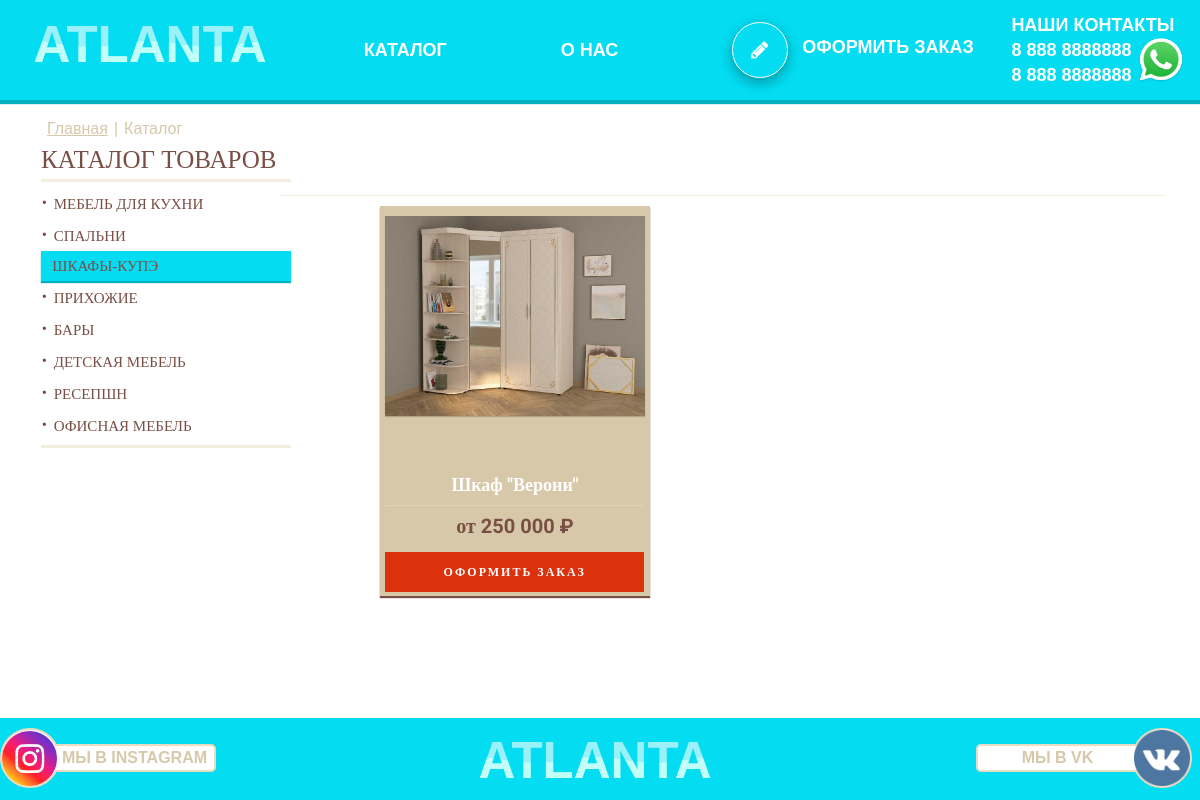
The page /category/shkafy-kupe/ on the database its author committed.
### order/models.py (models this page shows, shortened)
class NewCategoryOrder(models.Model):
    cat_order_title = models.CharField(max_length=200, verbose_name='Название категории')
    cat_order_fk = models.ForeignKey('NewCategory', on_delete=models.PROTECT)
    slug = models.SlugField(max_length=200, unique=True, db_index=True, verbose_name='URL')
    def __str__(self):
        return self.cat_order_title
    def get_absolute_url(self):
        return reverse('category', kwargs={'cat_slug': self.slug})
    class Meta:
        verbose_name = "подкатегорию"
        verbose_name_plural = "подкатегории"

class OrderNew(models.Model):
    order_main_img = models.ImageField(upload_to='car_img_order/%Y/%m/%d/', verbose_name='Главная картинка')
    order_main_img_mini = models.ImageField(upload_to='car_img_order/%Y/%m/%d/', verbose_name='Картинка брэнда',
                                            null=True, blank=True)
    slug = models.SlugField(max_length=200, unique=True, db_index=True, verbose_name='URL')
    order_main_title = models.CharField(max_length=250, verbose_name='Название товара')
    order_dop_title1 = models.CharField(max_length=400, verbose_name='Доп-характеристика№1', blank=True)
    order_dop_title2 = models.CharField(max_length=400, verbose_name='Значение доп-характеристики№1', blank=True)
    order_dop_title3 = models.CharField(max_length=400, verbose_name='Доп-характеристика2', blank=True)
    order_dop_title4 = models.CharField(max_length=400, verbose_name='Значение доп-характеристики№2', blank=True)
    order_dop_title5 = models.CharField(max_length=400, verbose_name='Доп-характеристика3', blank=True)
    order_dop_title6 = models.CharField(max_length=400, verbose_name='Значение доп-характеристики№3', blank=True)
    order_img_2 = models.ImageField(upload_to='car_img_order/%Y/%m/%d/', verbose_name='Вторая картинка',
                                    null=True, blank=True)
    order_img_3 = models.ImageField(upload_to='car_img_order/%Y/%m/%d/', verbose_name='Третья картинка',
                                    null=True, blank=True)
    order_img_4 = models.ImageField(upload_to='car_img_order/%Y/%m/%d/', verbose_name='Четвёртая картинка',
                                    null=True, blank=True)
    order_img_5 = models.ImageField(upload_to='car_img_order/%Y/%m/%d/', verbose_name='Пятая картинка',
                                    null=True, blank=True)
    order_img_6 = models.ImageField(upload_to='car_img_order/%Y/%m/%d/', verbose_name='Шестая картинка',
                                    null=True, blank=True
                                    )
    cat = models.ForeignKey('NewCategoryOrder', on_delete=models.PROTECT, verbose_name='Категория')
    order_price = models.CharField(max_length=50, verbose_name='Цена товара')
    order_text = models.TextField(verbose_name='Описание')
    order_maim_date_add = models.DateTimeField(auto_now_add=True, verbose_name='Время создания')
    order_maim_date = models.DateTimeField(auto_now=True, verbose_name='Время изменения')
    order_is_published = models.BooleanField(default=True, verbose_name='Статус Опубликован/Не опубликован')
    def get_absolute_url(self):
        return reverse('category', kwargs={'post_slug': self.slug, 'cat_slug': self.cat.slug})
    class Meta:
        verbose_name = "карточку товара"
        verbose_name_plural = "карточки товара"
        ordering = ['-order_maim_date_add']

### WWT/views.py (the view)
# urls.py: path('category/<slug:cat_slug>/', CatalogCategory.as_view(), name='category'),
class CatalogCategory(ListView):
    paginate_by = 8
    model = OrderNew
    template_name = 'WWT/catalog.html'
    context_object_name = 'ord_new'
    def get_context_data(self, *, object_list=None, **kwargs):
        context = super().get_context_data(**kwargs)
        context['title'] = 'Категория - ' + str(context['ord_new'][0].cat)
        context['cat_selected'] = context['ord_new'][0].cat_id
        context['menu'] = menu
        context['form_product'] = form_product
        return context
    def get_queryset(self):
        return OrderNew.objects.filter(cat__slug=self.kwargs['cat_slug'],
                                       order_is_published=True).select_related(
            'cat')

### WWT/templatetags/blog_tags.py (called while the page is built)
@register.inclusion_tag('WWT/list_category.html')
def ShowCategory(sort=None, cat_selected=0):
    if not sort:
        cats = NewCategoryOrder.objects.all()
    else:
        cats = NewCategoryOrder.objects.order_by(sort)
    print(cats)
    return {'cats': cats, 'cat_selected': cat_selected}

### templates/WWT/catalog.html (shortened to what this page needs)
<!DOCTYPE html>
{% load static %}
{% load blog_tags %}
<html lang="ru">
<head>
    <link rel="stylesheet" href="{% static 'css/style_catalog.css' %}">
</head>
<body>
<div class="wrapper">
    <header class="header">
        <a href="{% url 'home_page' %}" class="header__logo">
            <svg viewbox="0 0 100 20">
                <text text-anchor="middle" x="50" y="15" font-size="17" fill="url(#wave)" fill-opacity="1">
                    ATLANTA
                </text>
                <text text-anchor="middle" x="50" y="15" font-size="17" fill="white"
                      fill-opacity="0.6">ATLANTA
                </text>
            </svg>
        </a>
        <nav class="header__menu">
            <ul class="header__list">
                <li><a href="" class="header__link">КАТАЛОГ</a></li>
                <li><a href="{% url 'about_me' %}" class="header__link">О НАС</a></li>
                <li class="header__link3">{% include 'WWT/form3.html' %}</li>
                <li id="hl"><a href="tel:+79179552659" class="header__link4">НАШИ КОНТАКТЫ <br> 8 888 8888888 <br> 8 888
                    8888888 <img
                            src="{% static  'images/WhatsApp_icon.png' %}" alt=""> </a>
                </li>
            </ul>
        </nav>
    </header>
    <main class="main">
        <aside class="sidebar">
            <div class="relative_url">
                <div class="url">
                    <div class="url_after"><a href="{% url 'home_page' %}">Главная</a></div>
                    <div class="url_after">|</div>
                    <div class="url_after"> Каталог</div>
                </div>
            </div>
            <ul>
                {% ShowCategory cat_selected=cat_selected %}
            </ul>
        </aside>
        <section class="content">
            <hr class="hr_side2">
            <div class="products__items">
                {% for product in ord_new %}
                <div class="products__item">
                    <a href="{{ product.get_absolute_url }}" class="product_item_a">
                        <div class="products__image">
                            <img src="{{ product.order_main_img.url }}" alt="">
                        </div>
                        <div class="products__name">{{ product.order_main_title }}</div>
                        <hr class="hr_price">
                        <div class="price_order">от {{ product.order_price }} ₽</div>
                        <div class="products__button">ОФОРМИТЬ ЗАКАЗ</div>
                    </a>
                </div>
                {% endfor %}
            </div>
        </section>
    </main>
    <footer class="footer">
        <div class="container">
            <div class="wrap_footer">
                <div class="we_whatsapp">
                    <a class="we_inst" href="https://instagram.com/atlanta_mebel_kz?igshid=YmMyMTA2M2Y=">
                        <div class="we_whatsapp_wrap">
                            <div class="we_whatsapp_title">
                                МЫ В INSTAGRAM
                            </div>
                            <img class="we_whatsapp_logo" src="{% static  'images/Instagram-Icon.png' %}" alt="">
                    </a>
                </div>
            </div>
            <div class="logo_footer">
                <a href="">
                    <svg viewbox="0 0 100 20">
                        <text text-anchor="middle" x="50" y="15" font-size="17" fill="url(#wave)" fill-opacity="1">
                            ATLANTA
                        </text>
                        <text text-anchor="middle" x="50" y="15" font-size="17" fill="white"
                              fill-opacity="0.6">ATLANTA
                        </text>
                    </svg>
                </a>
            </div>
            <div class="we_instagramm">
                <a class="we_inst" href="https://vk.com/id605181780">
                    <div class="we_instagramm_wrap">
                        <div class="we_instagramm_title">
                            МЫ В VK
                        </div>
                        <img class="we_instagramm_logo" src="{% static  'images/vk.png' %}" alt="">
                    </div>
                </a>
            </div>
        </div>
    </footer>
</div>
</body>
</html>

### templates/WWT/list_category.html (shortened to what this page needs)
{% if cat_selected == 0 %}
<div class="vertmenu">
    {% else %}
    <div class="vertmenu2">
        {% endif %}
        <ul>
            {% if cat_selected == 0 %}
            <li class="li_title">КАТАЛОГ ТОВАРОВ
                <hr class="hr_side">
                <input type="checkbox" class="subCat" checked="checked"/>
                {% else %}
            <li class="li_title2"><a class="li_title_a" href="{% url 'catalog' %}">КАТАЛОГ ТОВАРОВ</a>
                <hr class="hr_side_4">
                {% endif %}
                <ul style="display:none">
                    {% for cat in cats %}
                    {% if cat.pk == cat_selected %}
                    <li class="li_li_2">
                        &nbsp&nbsp&nbsp{{ cat.cat_order_title }}
                    </li>
                    {% else %}
                    <li class="li_li">
                        <a href="{{ cat.get_absolute_url }}">{{ cat.cat_order_title }} </a>
                    </li>
                    {% endif %}
                    {% endfor %}
                </ul>
                <hr class="hr_side3">
            </li>
        </ul>
    </div>

### rows shown on the page
NewCategoryOrder: cat_order_title "МЕБЕЛЬ ДЛЯ КУХНИ"
NewCategoryOrder: cat_order_title "СПАЛЬНИ"
NewCategoryOrder: cat_order_title "ШКАФЫ-КУПЭ"
NewCategoryOrder: cat_order_title "ПРИХОЖИЕ"
NewCategoryOrder: cat_order_title "БАРЫ"
NewCategoryOrder: cat_order_title "ДЕТСКАЯ МЕБЕЛЬ"
NewCategoryOrder: cat_order_title "РЕСЕПШН"
NewCategoryOrder: cat_order_title "ОФИСНАЯ МЕБЕЛЬ"
OrderNew: order_main_img (picture), order_main_title "Шкаф \"Верони\"", order_price "250 000"
